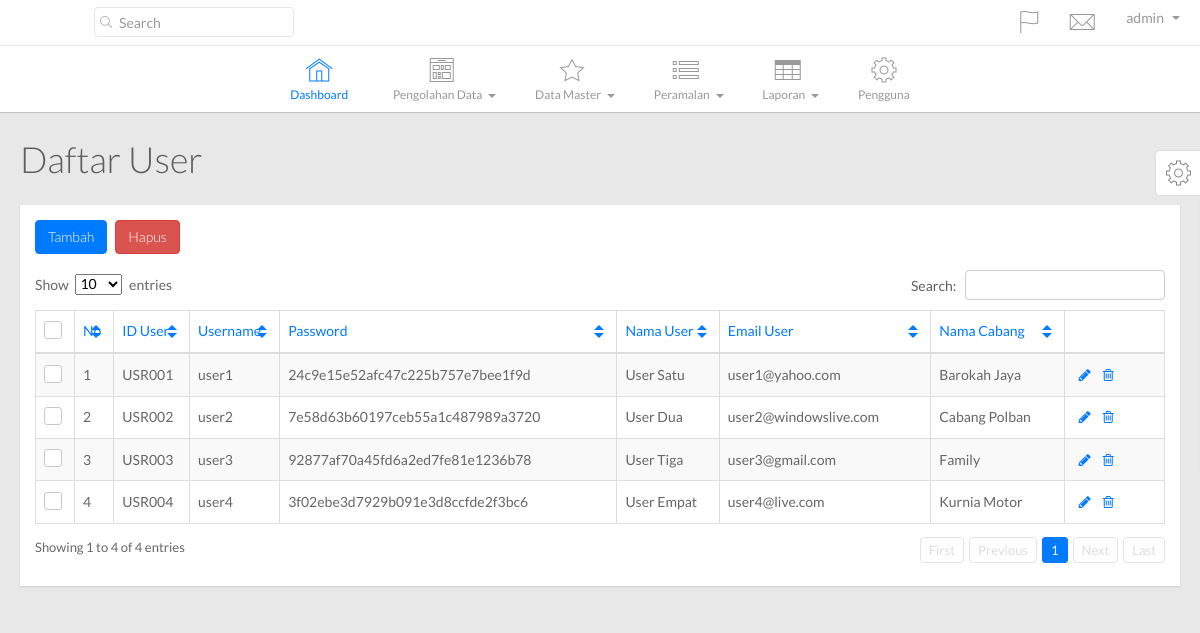
Screenshot of /main.php?hal=daftar_user (signed in) with the database file from the repository.
### tables this page shows
CREATE TABLE IF NOT EXISTS `tb_user` (
  `kode_user` varchar(30) NOT NULL,
  `username_user` varchar(75) NOT NULL,
  `password_user` varchar(75) NOT NULL,
  `nama_user` varchar(75) NOT NULL,
  `email_user` varchar(75) NOT NULL,
  `kode_cabang` varchar(30) NOT NULL,
  `kode_admin` varchar(30) NOT NULL,
  PRIMARY KEY (`kode_user`),
  KEY `kode_cabang` (`kode_cabang`,`kode_admin`),
  KEY `kode_admin` (`kode_admin`)
);

CREATE TABLE IF NOT EXISTS `tb_cabang` (
  `kode_cabang` varchar(30) NOT NULL,
  `nama_cabang` varchar(75) NOT NULL,
  `alamat_cabang` varchar(200) NOT NULL,
  `telepon_cabang` varchar(20) NOT NULL,
  `kode_admin` varchar(35) NOT NULL,
  PRIMARY KEY (`kode_cabang`),
  KEY `kode_admin` (`kode_admin`)
);

### config/SimplePDO.php (called while the page is built, shortened)
<?php
class SimplePDO {
    private $pdo = null;
    static $inst = null;
    static $settings = array(
        'host' => '',
        'user' => '',
        'password' => '',
        'database' => '',
        'results' => 'object',
        'charset' => 'utf8'
    );
    public function __construct()
    {
        $fetch_mode = ( self::$settings["results"] == 'object' ) ? PDO::FETCH_OBJ : PDO::FETCH_ASSOC;
        $options = array(
            PDO::ATTR_DEFAULT_FETCH_MODE => $fetch_mode,
            PDO::ATTR_ERRMODE => PDO::ERRMODE_EXCEPTION,
            PDO::MYSQL_ATTR_INIT_COMMAND => "SET NAMES ".self::$settings["charset"],
            PDO::ATTR_EMULATE_PREPARES => false
        );
        $dsn = 'mysql:dbname='.self::$settings["database"].';host='.self::$settings["host"].';charset='.self::$settings["charset"];
        try {
            $this->pdo = new PDO( $dsn, self::$settings["user"], self::$settings["password"], $options );
        } catch( PDOException $e ) {
            trigger_error( $e->getMessage() );
        }
    }
    public function query( $query, $bindings = array(), $internal_call = false )
    {
        try {
            $this->c_query = $this->pdo->prepare( $query );
            if( empty( $bindings ) )
            {
                $this->c_query->execute();
            }
            else
            {
                $this->c_query->execute( (array)$bindings );
            }
            if( $internal_call === true )
            {
                return $this->c_query;
            }
            elseif( $this->c_query && $this->lastid() )
            {
                return $this->lastid();
            }
            else
            {
                return false;
            }
        } catch( PDOException $e ) {
            trigger_error( $e->getMessage() );
        }
    }
    public function get_results( $query, $bindings = array() )
    {
        $this->c_query = $this->query( $query, $bindings, true );
        if( $this->c_query )
        {
            return $this->c_query->fetchAll();
        }
        else
        {
            return false;
        }
    }
    static function getInstance()
    {
        if( self::$inst == null )
        {
            self::$inst = new SimplePDO();
        }
        return self::$inst;
    }
    static function set_options( $array = array() )
    {
        if( !empty( $array ) )
        {
            foreach( $array as $k => $v )
            {
                if( isset( self::$settings[$k] ) )
                {
                    self::$settings[$k] = $v;
                }
            }
        }
    }
}

### template/daftar_user.php (the view)
<?php $database = SimplePDO::getInstance();
      $query = $database->get_results("SELECT tc.*,tu.* FROM tb_user tu JOIN tb_cabang tc ON tu.kode_cabang = tc.kode_cabang"); ?>
        <div class="page-title">
          <h1>
            Daftar User
          </h1>
        </div>
        <div class="row">
          <div class="col-lg-12">
            <div class="widget-container fluid-height clearfix">
              <div class="heading">
                <a href="main.php?hal=tambah_user" class="btn btn-primary">Tambah</a>
                <a href="" class="btn btn-danger">Hapus</a>
              </div>
              <div class="widget-content padded clearfix">
                <table class="table table-bordered table-striped" id="dataTable1">
                  <thead>
                    <th class="check-header hidden-xs">
                      <label><input id="checkAll" name="checkAll" type="checkbox"/><span></span></label>
                    </th>
                    <th>
                      No
                    </th>
                    <th>
                      ID User
                    </th>
                    <th class="hidden-xs">
                      Username
                    </th>
                    <th class="hidden-xs">
                      Password
                    </th>
                    <th class="hidden-xs">
                      Nama User
                    </th>
                    <th class="hidden-xs">
                      Email User
                    </th>
                    <th>
                        Nama Cabang
                    </th>
                    <th></th>
                  </thead>
                  <tbody>
             <?php $i = 1; foreach($query as $row){?>
                    <tr>
                      <td class="check hidden-xs">
                        <label><input name="optionsRadios1" type="checkbox" value="<?php echo $row->kode_user;?>"/><span></span></label>
                      </td>
                      <td>
                      	<?php echo $i; ?>
                      </td>
                      <td>
                        <?php echo $row->kode_user;?>
                      </td>
                      <td>
                        <?php echo $row->username_user;?>
                      </td>
                      <td>
                        <?php echo $row->password_user;?>
                      </td>
                      <td>
                        <?php echo $row->nama_user;?>
                      </td>
                      <td>
                        <?php echo $row->email_user;?>
                      </td>
                      <td>
                        <?php echo $row->nama_cabang;?>
                      </td>
                      <td class="actions">
                        <div class="action-buttons">
                          <a class="table-actions" href="main.php?hal=ubah_user&id=<?php echo $row->kode_user;?>"><i class="fa fa-pencil"></i></a><a class="table-actions" href="proses/hapus_user.php?id=<?php echo $row->kode_user;?>"><i class="fa fa-trash-o"></i></a>
                        </div>
                      </td>
                    </tr>
              <?php $i++; }?>
                  </tbody>
                </table>
              </div>
            </div>
          </div>
        </div>

### stylesheets/datatables.css (style rules this page uses)
table.dataTable { clear:both; margin-bottom: 10px; }

### stylesheets/color/green.css (style rules this page uses)
a { color: #60c560; }
.widget-container .heading { color: #60c560; }
.dataTable th.sorting { color: #60c560; }
.dataTable th.sorting:after { border-top: 5px solid #60c560; }
.dataTable th.sorting:before { border-bottom: 5px solid #60c560; }

### stylesheets/color/orange.css (style rules this page uses)
a { color: #f0ad4e; }
.widget-container .heading { color: #f0ad4e; }
.dataTable th.sorting { color: #f0ad4e; }
.dataTable th.sorting:after { border-top: 5px solid #f0ad4e; }
.dataTable th.sorting:before { border-bottom: 5px solid #f0ad4e; }

### stylesheets/color/magenta.css (style rules this page uses)
a { color: #c741c9; }
.widget-container .heading { color: #c741c9; }
.dataTable th.sorting { color: #c741c9; }
.dataTable th.sorting:after { border-top: 5px solid #c741c9; }
.dataTable th.sorting:before { border-bottom: 5px solid #c741c9; }

### stylesheets/color/gray.css (style rules this page uses)
a { color: #999999; }
.widget-container .heading { color: #999999; }
.dataTable th.sorting { color: #999999; }
.dataTable th.sorting:after { border-top: 5px solid #999999; }
.dataTable th.sorting:before { border-bottom: 5px solid #999999; }

### rows the page displays
tb_user: kode_user "USR001", username_user "user1", password_user "24c9e15e52afc47c225b757e7bee1f9d", nama_user "User Satu", email_user "user1@yahoo.com", kode_cabang.nama_cabang "Barokah Jaya"
tb_user: kode_user "USR002", username_user "user2", password_user "7e58d63b60197ceb55a1c487989a3720", nama_user "User Dua", email_user "user2@windowslive.com", kode_cabang.nama_cabang "Cabang Polban"
tb_user: kode_user "USR003", username_user "user3", password_user "92877af70a45fd6a2ed7fe81e1236b78", nama_user "User Tiga", email_user "user3@gmail.com", kode_cabang.nama_cabang "Family"
tb_user: kode_user "USR004", username_user "user4", password_user "3f02ebe3d7929b091e3d8ccfde2f3bc6", nama_user "User Empat", email_user "user4@live.com", kode_cabang.nama_cabang "Kurnia Motor"

### other values shown
$_SESSION['username'] "admin"
